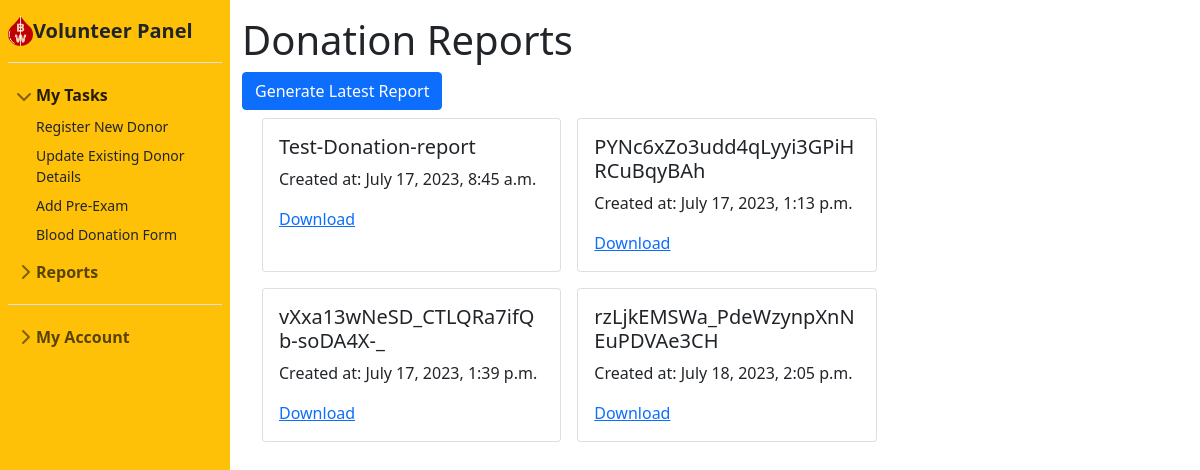
Before: /volunteer/donation-reports/ (signed in) with the older database file.
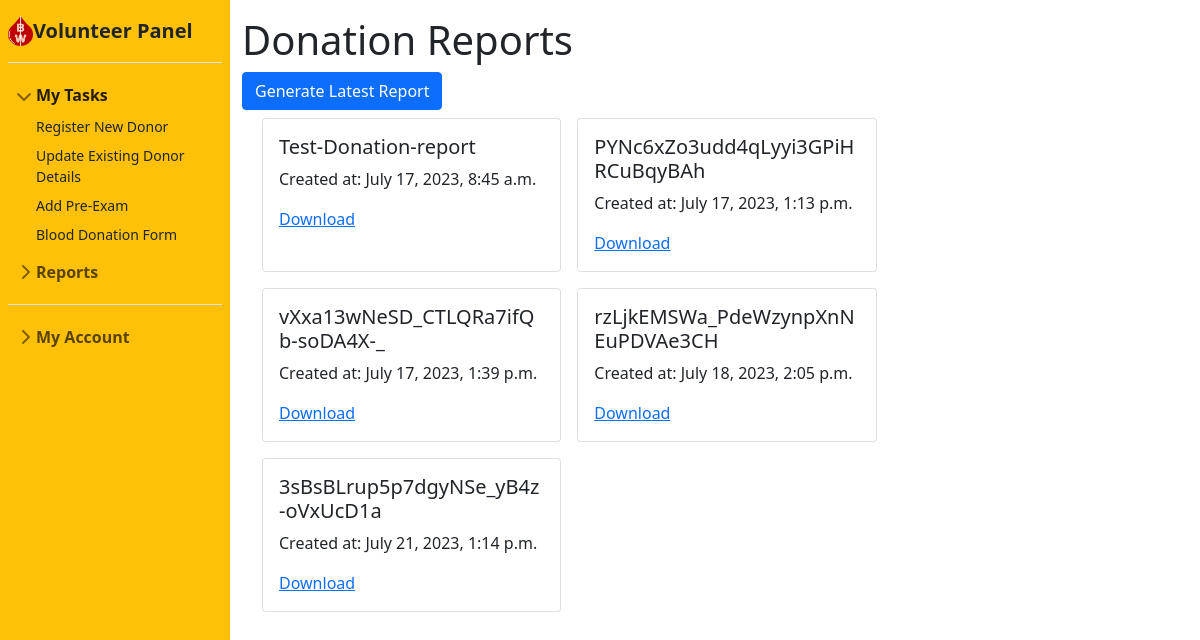
After: the same page with the newer database file.
### volunteer/models.py (models this page shows, shortened)
class DonationReport(models.Model):
    volunteer = models.ForeignKey(VolunteerRegistration, on_delete=models.CASCADE)
    report_id = models.CharField(max_length=50, primary_key=True, default=uuid.uuid4())
    station_id = models.CharField(max_length=50, null=True, default="x")
    title = models.CharField(max_length=100, default='Donation-report')
    file = models.FileField(upload_to='reports/donation-reports/', null=True, blank=True)
    created_at = models.DateTimeField(auto_now_add=False)

### volunteer/views.py (the view)
# urls.py: path('donation-reports/', views.donation_reports_view, name="donation-reports"),
def donation_reports_view(request):
    the_volunteer = a_models.VolunteerRegistration.objects.get(user=request.user)
    reports = DonationReport.objects.filter(volunteer=the_volunteer.volunteer_id)
    return render(request, 'volunteer/donation_reports.html', {'reports': reports})

### templates/volunteer/donation_reports.html (shortened to what this page needs)
{% extends 'volunteer/volunteerbase.html' %}
{% block content %}
<!DOCTYPE html>
<html>
<head>
</head>
<body>
    <h1>Donation Reports</h1>
    <a href="/volunteer/generate-donation-report" class="btn btn-primary">Generate Latest Report</a>
    <div class="container-fluid row row-cols-3">
    {% for report in reports %}
        <div class="card col px-3 py-3 my-2 mx-2">
            <h5 class="card-title">{{ report.title }}</h5>
            <p>Created at: {{ report.created_at }}</p>
            <a href="{% url 'download-report' report.report_id  %}">Download</a>
        </div>
    {% endfor %}
        </div>
</body>
</html>
{% endblock %}

### templates/volunteer/volunteerbase.html (shortened to what this page needs)
{% load static %}
<!DOCTYPE html>
<html lang="en">
<head>
    <link rel="stylesheet" href="https://cdnjs.cloudflare.com/ajax/libs/font-awesome/6.0.0/css/all.min.css"
/>
    <link href="https://cdn.jsdelivr.net/npm/bootstrap@5.1.3/dist/css/bootstrap.min.css" rel="stylesheet">
    <link rel="stylesheet" href="https://cdn.jsdelivr.net/npm/bootstrap-icons@1.10.5/font/bootstrap-icons.css">
</head>
<body>
<div class="container-fluid">
    <div class="row flex-nowrap">
        <div class="col-auto col-md-3 col-xl-2 px-sm-2 px-0 flex-shrink-0 p-3 bg-warning" style="width: 230px; height: 100vh">
            <a href="/" class="d-flex align-items-center pb-3 mb-3 link-dark text-decoration-none border-bottom">
                      <img src="{% static 'image/logo.png' %}" alt="" width="25" height="30" class="d-inline-block align-text-top">
                <span class="fs-5 fw-semibold">Volunteer Panel</span>
            </a>
            <ul class="list-unstyled ps-0">
                <li class="mb-1">
                    <button class="btn btn-toggle align-items-center rounded" data-bs-toggle="collapse"
                            data-bs-target="#home-collapse" aria-expanded="true">
                        My Tasks
                    </button>
                    <div class="collapse show" id="home-collapse" style="">
                        <ul class="btn-toggle-nav list-unstyled fw-normal pb-1 small">
                            <li><a href="/volunteer/register-donor" class="link-dark rounded">Register New Donor </a></li>
                            <li><a href="/volunteer/update-donor" class="link-dark rounded">Update Existing Donor Details </a></li>
                            <li><a href="/volunteer/pre-exam" class="link-dark rounded">Add Pre-Exam</a></li>
                            <li><a href="/volunteer/donate-blood" class="link-dark rounded">Blood Donation Form</a></li>
                        </ul>
                    </div>
                </li>
                <li class="mb-1">
                    <button class="btn btn-toggle align-items-center rounded collapsed" data-bs-toggle="collapse"
                            data-bs-target="#dashboard-collapse" aria-expanded="false">
                        Reports
                    </button>
                </li>
                <li class="border-top my-3"></li>
                <li class="mb-1">
                    <button class="btn btn-toggle align-items-center rounded collapsed" data-bs-toggle="collapse"
                            data-bs-target="#account-collapse" aria-expanded="false">
                        My Account
                    </button>
                </li>
            </ul>
        </div>
        <div class="col py-3">
            {% block content %}
            {% endblock content %}
        </div>
    </div>
</div>
</body>
</html>

### templates/volunteer/volunteerbase.html (style rules this page uses)
body { min-height: 100vh; min-height: -webkit-fill-available; }
html { height: -webkit-fill-available; }
.btn-toggle { display: inline-flex; align-items: center; padding: .25rem .5rem; font-weight: 600; color: rgba(0, 0, 0, .65); background-color: transparent; border: 0; }
.btn-toggle::before { width: 1.25em; line-height: 0; transition: transform .35s ease; transform-origin: .5em 50%; }
.btn-toggle[aria-expanded="true"] { color: rgba(0, 0, 0, .85); }
.btn-toggle[aria-expanded="true"]::before { transform: rotate(90deg); }
.btn-toggle-nav a { display: inline-flex; padding: .1875rem .5rem; margin-top: .125rem; margin-left: 1.25rem; text-decoration: none; }
.fw-semibold { font-weight: 600; }

Changed rows visible on the page:
added DonationReport: title "3sBsBLrup5p7dgyNSe_yB4z-oVxUcD1a", created_at "July 21, 2023, 1:14 p.m."
